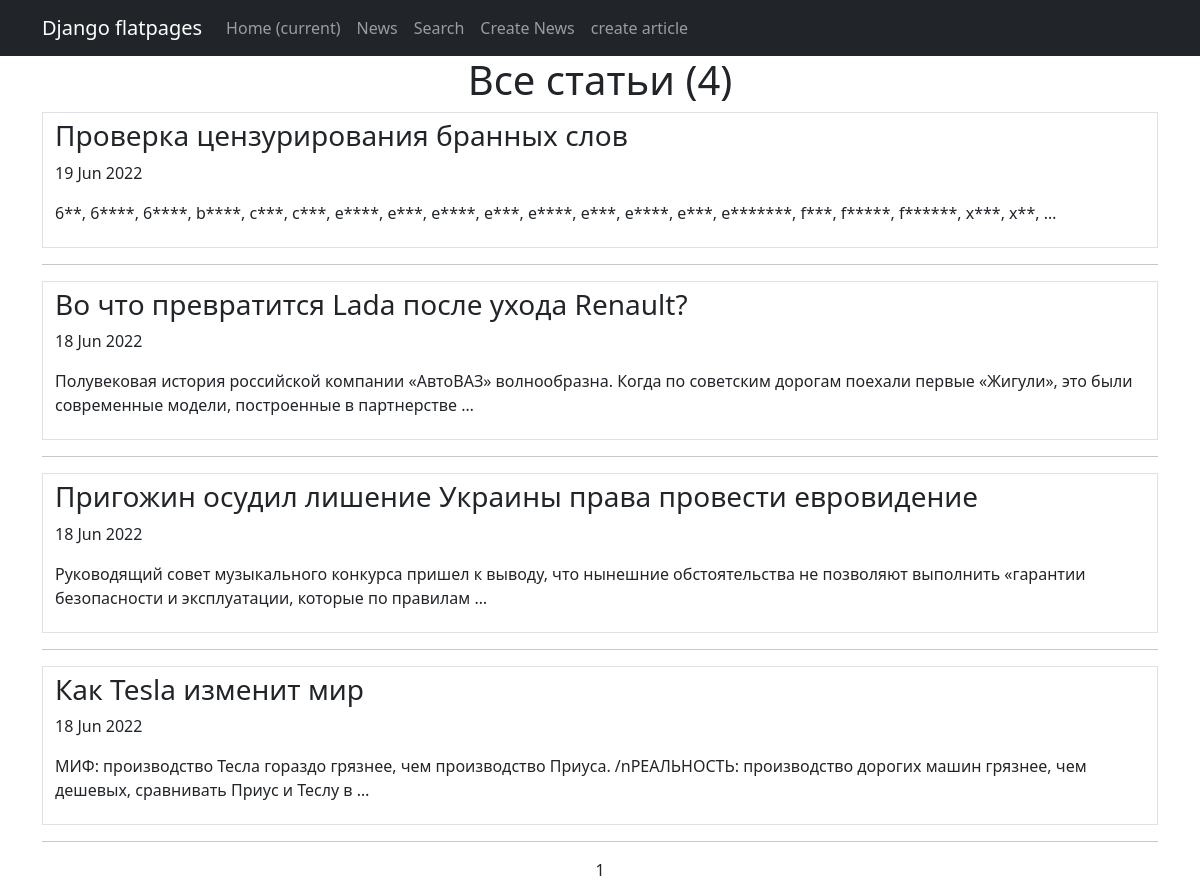
Page /news/ on the committed database.
### news/models.py (models this page shows, shortened)
class Post(models.Model):
    author = models.ForeignKey(Author, on_delete=models.CASCADE)
    position = models.CharField(max_length=1, choices=TYPES)
    date = models.DateTimeField(auto_now_add=True)
    categories = models.ManyToManyField('Category', through='PostCategory')
    heading = models.CharField(max_length=255)
    text = models.TextField()
    rating = models.IntegerField(default=0)

### news/views.py (the view)
# urls.py: path('', NewsList.as_view(), name='post_list'),
class NewsList(ListView):
    model = Post
    ordering = '-date'
    template_name = 'articles.html'
    context_object_name = 'articles'
    paginate_by = 10
    def get_queryset(self):
        queryset = super().get_queryset()
        self.filterset = PostFilter(self.request.GET, queryset)
        return self.filterset.qs
    def get_context_data(self, **kwargs):
        context = super().get_context_data(**kwargs)
        context['filteset'] = self.filterset
        return context

### news/templatetags/custom_filters.py (called while the page is built)
@register.filter()
def censor(value):
    if type(value) is str:
        censored_words = CENSORED_WORDS.split(', ')
        censored_string = value.split(' ')
        for i in range(len(censored_string)):
            point = ''
            c_word = censored_string[i]
            if c_word[-1] == ',' or c_word[-1] == '.':
                point = c_word[-1]
                c_word = c_word[:-1]
            if c_word.lower() in censored_words:
                word = f'{c_word[0]}{"*"*(len(c_word) -1)}{point}'
                censored_string.pop(i)
                censored_string.insert(i, word)
    else:
        raise ValueError('Фильтр censor обрабатывает только строки')
    return ' '.join(censored_string)

### templates/articles.html (shortened to what this page needs)
{% extends 'flatpages/default.html' %}
{% load custom_filters %}
{% block content %}
    <h1>Все статьи ({{articles|length}})</h1>
    {% if articles %}
        {% for article in articles %}
        <a class="page-link text-dark text-start" href="/news/{{article.id}}">
        <h3>{{ article.heading|censor }}</h3>
        <p>{{article.date|date:"d M Y"}}</p>
        <p>{{ article.text|censor |truncatewords:20  }}</p>
        </a>
        <hr>
        {% endfor %}
    {% else %}
        <h1>Здесь пока ничего нет</h1>
    {% endif %}
    {{ page_obj.number }}
{% endblock content %}

### rows in the picture
Post: heading|censor "Проверка цензурирования бранных слов", date "19 Jun 2022", text|censor "6**, 6****, 6****, b****, c***, c***, e****, e***, e****, e***, e****, e***, e****, e***, e*******, f***, f*****, f******, x***, x**, …"
Post: heading|censor "Во что превратится Lada после ухода Renault?", date "18 Jun 2022", text|censor "Полувековая история российской компании «АвтоВАЗ» волнообразна. Когда по советским дорогам поехали первые «Жигули», это были современные модели, построенные в партнерстве …"
Post: heading|censor "Пригожин осудил лишение Украины права провести евровидение", date "18 Jun 2022", text|censor "Руководящий совет музыкального конкурса пришел к выводу, что нынешние обстоятельства не позволяют выполнить «гарантии безопасности и эксплуатации, которые по правилам …"
Post: heading|censor "Как Tesla изменит мир", date "18 Jun 2022", text|censor "МИФ: производство Тесла гораздо грязнее, чем производство Приуса. /nРЕАЛЬНОСТЬ: производство дорогих машин грязнее, чем дешевых, сравнивать Приус и Теслу в …"

### other values in the picture
{{ articles|length }} "4"
{{ page_obj.number }} "1"
